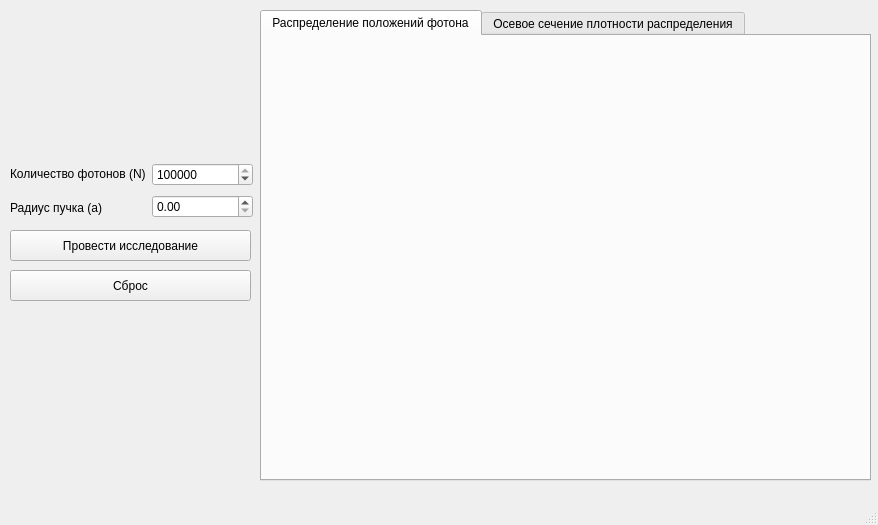
<?xml version="1.0" encoding="UTF-8"?>
<ui version="4.0">
 <class>MainWindow</class>
 <widget class="QMainWindow" name="MainWindow">
  <property name="geometry">
   <rect>
    <x>0</x>
    <y>0</y>
    <width>878</width>
    <height>525</height>
   </rect>
  </property>
  <property name="windowTitle">
   <string>MainWindow</string>
  </property>
  <widget class="QWidget" name="centralwidget">
   <widget class="QTabWidget" name="tabWidget">
    <property name="geometry">
     <rect>
      <x>260</x>
      <y>10</y>
      <width>611</width>
      <height>471</height>
     </rect>
    </property>
    <property name="currentIndex">
     <number>0</number>
    </property>
    <widget class="QWidget" name="distribution_graphpane_tab">
     <attribute name="title">
      <string>Распределение положений фотона</string>
     </attribute>
     <widget class="mplwidget" name="distribution_graph" native="true">
      <property name="geometry">
       <rect>
        <x>9</x>
        <y>9</y>
        <width>591</width>
        <height>421</height>
       </rect>
      </property>
     </widget>
    </widget>
    <widget class="QWidget" name="density_histogram_tab">
     <attribute name="title">
      <string>Осевое сечение плотности распределения</string>
     </attribute>
     <widget class="mplwidget" name="density_graph" native="true">
      <property name="geometry">
       <rect>
        <x>9</x>
        <y>9</y>
        <width>591</width>
        <height>421</height>
       </rect>
      </property>
     </widget>
    </widget>
   </widget>
   <widget class="QPushButton" name="perform_pushButton">
    <property name="geometry">
     <rect>
      <x>10</x>
      <y>230</y>
      <width>241</width>
      <height>31</height>
     </rect>
    </property>
    <property name="text">
     <string>Провести исследование</string>
    </property>
   </widget>
   <widget class="QLabel" name="pix_label">
    <property name="geometry">
     <rect>
      <x>10</x>
      <y>10</y>
      <width>241</width>
      <height>141</height>
     </rect>
    </property>
    <property name="text">
     <string/>
    </property>
    <property name="pixmap">
     <pixmap resource="main_window_resources.qrc">:/task_prefix/task.png</pixmap>
    </property>
    <property name="scaledContents">
     <bool>true</bool>
    </property>
   </widget>
   <widget class="QPushButton" name="reset_pushButton">
    <property name="geometry">
     <rect>
      <x>10</x>
      <y>270</y>
      <width>241</width>
      <height>31</height>
     </rect>
    </property>
    <property name="text">
     <string>Сброс</string>
    </property>
   </widget>
   <widget class="QWidget" name="">
    <property name="geometry">
     <rect>
      <x>10</x>
      <y>160</y>
      <width>243</width>
      <height>62</height>
     </rect>
    </property>
    <layout class="QHBoxLayout" name="input_data_layout">
     <item>
      <layout class="QVBoxLayout" name="label_layout">
       <item>
        <widget class="QLabel" name="photons_quantity_label">
         <property name="text">
          <string>Количество фотонов (N)</string>
         </property>
        </widget>
       </item>
       <item>
        <widget class="QLabel" name="beam_radius_label">
         <property name="text">
          <string>Радиус пучка (a)</string>
         </property>
        </widget>
       </item>
      </layout>
     </item>
     <item>
      <layout class="QVBoxLayout" name="spinBox_layout">
       <item>
        <widget class="QSpinBox" name="photons_quantity_spinBox">
         <property name="maximum">
          <number>100000000</number>
         </property>
         <property name="value">
          <number>1000000</number>
         </property>
        </widget>
       </item>
       <item>
        <widget class="QDoubleSpinBox" name="beam_radius_doubleSpinBox">
         <property name="maximum">
          <double>999999.000000000000000</double>
         </property>
        </widget>
       </item>
      </layout>
     </item>
    </layout>
   </widget>
  </widget>
  <widget class="QMenuBar" name="menubar">
   <property name="geometry">
    <rect>
     <x>0</x>
     <y>0</y>
     <width>878</width>
     <height>22</height>
    </rect>
   </property>
  </widget>
  <widget class="QStatusBar" name="statusbar"/>
 </widget>
 <customwidgets>
  <customwidget>
   <class>mplwidget</class>
   <extends>QWidget</extends>
   <header>mplwidget.h</header>
   <container>1</container>
  </customwidget>
 </customwidgets>
 <resources>
  <include location="main_window_resources.qrc"/>
 </resources>
 <connections/>
</ui>
